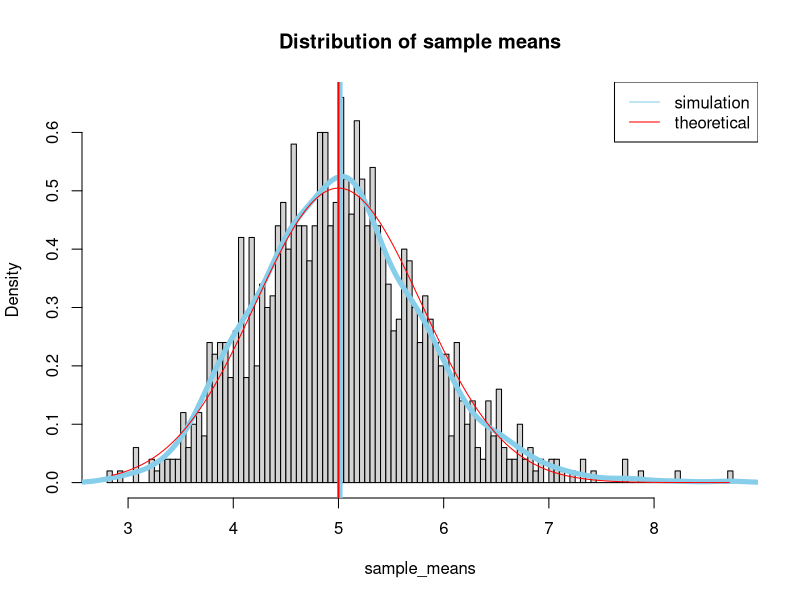

R code for this plot:
#
# Compare Exponential distribution with Central Limit Theorem via Simulation
# Author: Sathish Duraisamy
# Date: 2015JAN24
#

#In this project you will investigate the exponential distribution in R and compare it with the Central Limit Theorem. The exponential distribution can be simulated in R with rexp(n, lambda) where lambda is the rate parameter. The mean of exponential distribution is 1/lambda and the standard deviation is also 1/lambda. Set lambda = 0.2 for all of the simulations. You will investigate the distribution of averages of 40 exponentials. Note that you will need to do a thousand simulations.
#Illustrate via simulation and associated explanatory text the properties of the distribution of the mean of 40 exponentials.  You should
#  1. Show the sample mean and compare it to the theoretical mean of the distribution.
#  2. Show how variable the sample is (via variance) and compare it to the theoretical variance of the distribution.
#  3. Show that the distribution is approximately normal.
#
#In point 3, focus on the difference between the distribution of a large collection of random exponentials and the distribution of a large collection of averages of 40 exponentials.
#As a motivating example, compare the distribution of 1000 random uniforms



lambda <- 0.2
num_expo <- 40
num_simul <- 1000

set.seed(121212)
dat <- NULL
for (i in 1:num_simul) {
  row <- rexp(num_expo, lambda)
  dat <- rbind(dat, row);
}
dim(dat)

sample_means <- rowMeans(dat)

h <- hist(sample_means, breaks=200, probability = T, main = "Distribution of sample means")
lines(density(sample_means), col="skyblue", lwd=5)
# Draw a vertical line at the center of sample distribution
mean_of_sample_means <- mean(sample_means)
var_of_sample_means <- var(sample_means)
abline(v=mean_of_sample_means, col="skyblue", lwd=5)

# Draw another line as per theoretical values
theor_x <- seq(min(sample_means), max(sample_means), length=200)
theor_y <- dnorm(theor_x, mean=1/lambda, sd=(1/lambda/sqrt(num_expo)))
lines(theor_x, theor_y, pch=20, col="red", lwd=1)
# Draw a vertical line at the center of theoretical distribution
theoretical_mean <- 1 / lambda
theoretical_var <- (1/lambda/sqrt(num_expo))^2
abline(v=theoretical_mean, col="red", lwd=2)
legend("topright", legend = c("simulation", "theoretical"),
       lty = c(1,1), col = c("skyblue", "red"))
message(paste("mean-of-sample-means = ", round(mean_of_sample_means, 5),
              "   theoretical-men = ", round(theoretical_mean, 5), "\n", sep=""))

message(paste("variance-of-sample-means = ", round(var_of_sample_means, 5),
              "   theoretical-variance = ", round(theoretical_var, 5), "\n", sep=""))


#Given a population with a finite mean μ and a finite non-zero variance σ2,
#the sampling distribution of the mean approaches a normal distribution with
#a mean of μ and a variance of σ2/N as N, the sample size, increases.

